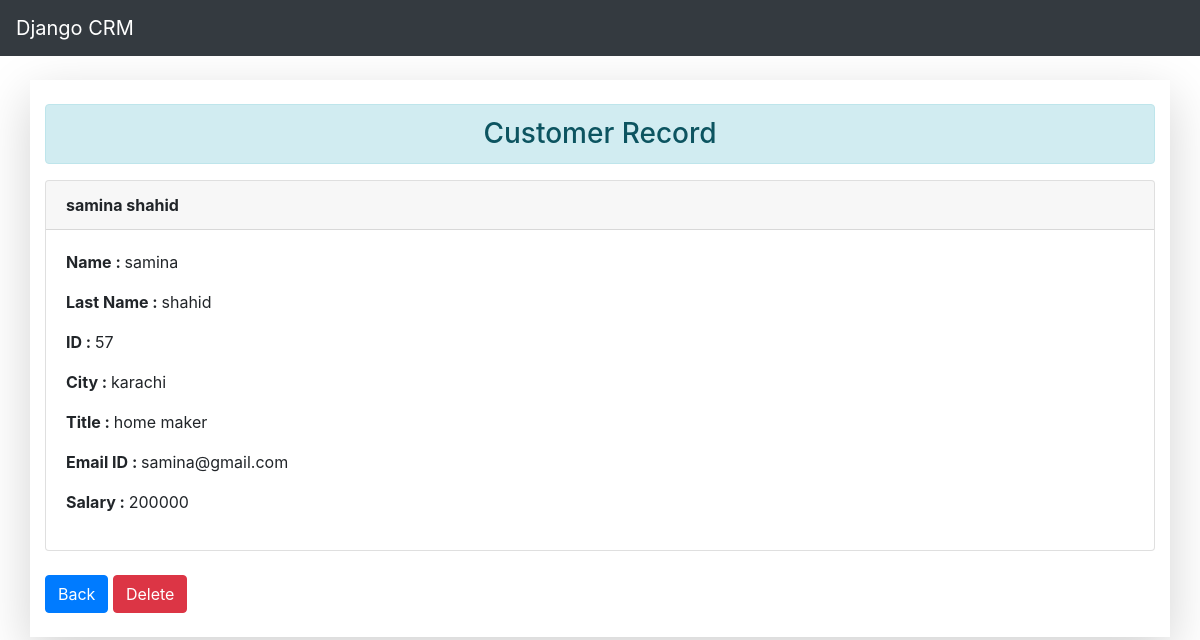
The page /record/57 on the database its author committed.
### managementprogram/models.py (models this page shows, shortened)
class Member(models.Model):
    Name = models.CharField(max_length=200, null=False)
    city = models.CharField(max_length=200)
    Title = models.CharField(max_length=200)
    emailid =models.CharField(max_length=200)
    salary =models.CharField(max_length=200,default=0)
    last_name =models.CharField(max_length=200)

### managementprogram/views.py (the view)
# urls.py: path('record/<int:pk>',views.customer_record, name='record'),
def customer_record(request, pk):
     customer_record= Member.objects.get(id=pk)
     return render(request, 'record.html', {'customer_record':customer_record})

### template/record.html
{% extends 'base.html' %}
{% block content %}
<div class="container my-4 shadow-lg py-4" >
    <h3 class="text-center alert alert-info">Customer Record</h3>
<div class="card ">
    <div class="card-header">
       <strong>{{customer_record.Name}} {{customer_record.last_name}}</strong>
    </div>
    <div class="card-body">
      <p class="card-text">
        <strong>Name  : </strong>  {{customer_record.Name}}<br/>
      </p>
      <p class="card-text">
        <strong>Last Name : </strong> {{customer_record.last_name}}<br/>
      </p>
      <p class="card-text">
        <strong>ID : </strong> {{customer_record.id}}<br/>
      </p>
      <p class="card-text">
        <strong>City : </strong> {{customer_record.city}}<br/>
      </p>
      <p class="card-text">
        <strong>Title : </strong> {{customer_record.Title}}<br/>
        <p class="card-text">
          <strong>Email ID : </strong> {{customer_record.emailid}}<br/>
        </p>
        <p class="card-text">
          <strong>Salary : </strong> {{customer_record.salary}}<br/>
        </p>
      </p>
    </div>
    </div>
    <br>
    <a class="btn btn-primary" href="{% url 'index' %}" role="button">Back</a>
    <a class="btn btn-danger" href="{% url 'delete_record' customer_record.id %}" role="button">Delete</a>
  </div>
{% endblock %}

### rows shown on the page
Member: Name "samina", last_name "shahid", id "57", city "karachi", Title "home maker", emailid "samina@gmail.com", salary "200000"
